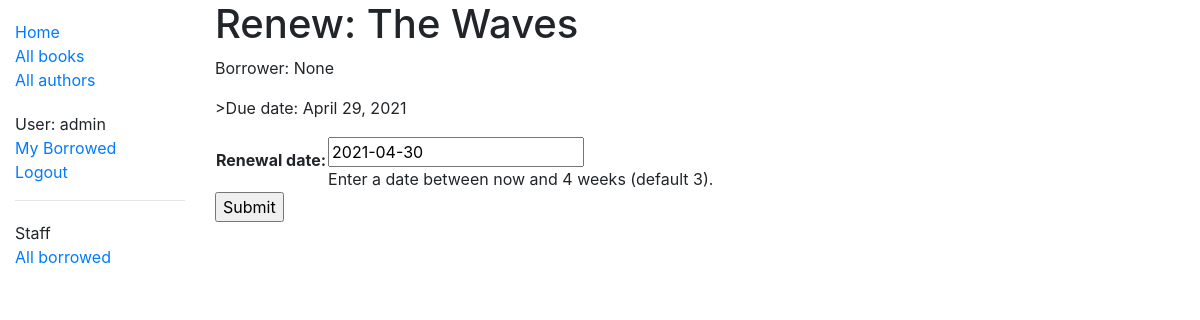
Before: /catalog/book/4141d4e1-d9ca-43c4-9fbc-69664dd93e4a/renew/ (signed in) with the older database file.
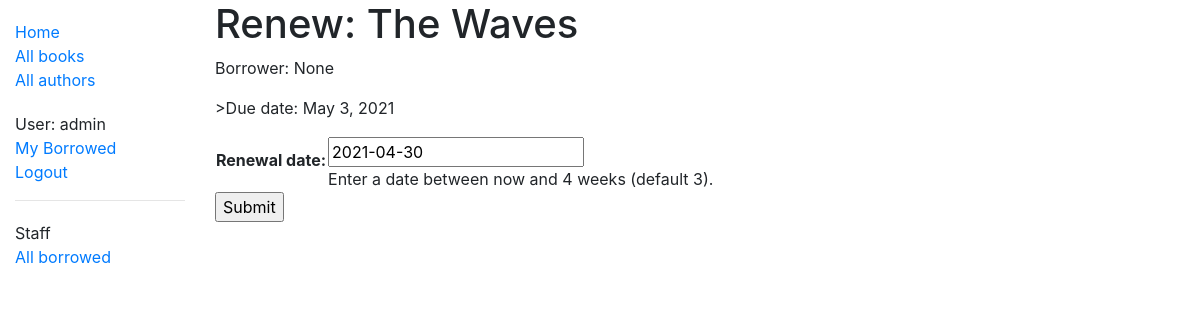
After: the same page with the newer database file.
### catalog/models.py (models this page shows, shortened)
class BookInstance(models.Model):
    id = models.UUIDField(
        primary_key=True,
        default=uuid.uuid4,
        help_text='Unique ID for this particular book across whole library',
    )
    book = models.ForeignKey('Book', on_delete=models.RESTRICT, null=True)
    imprint = models.CharField(max_length=200)
    due_back = models.DateField(null=True, blank=True)
    LOAN_STATUS = (
        ('m', 'Maintenance'),
        ('o', 'On loan'),
        ('a', 'Available'),
        ('r', 'Reserved'),
    )
    status = models.CharField(
        max_length=1,
        choices=LOAN_STATUS,
        blank=True,
        default='m',
        help_text='Book availability',
    )
    borrower = models.ForeignKey(User, on_delete=models.SET_NULL, null=True, blank=True)
    @property
    def is_overdue(self):
        if self.due_back and date.today() > self.due_back:
            return True
        return False
    class Meta:
        ordering = ['due_back']
        permissions = (("can_mark_returned", "Set book as returned"),)

class Book(models.Model):
    title = models.CharField(max_length=200)
    author = models.ForeignKey('Author', on_delete=models.SET_NULL, null=True)
    summary = models.TextField(max_length=1000, help_text='Enter a brief description of the book')
    isbn = models.CharField(
        'ISBN',
        max_length=13,
        unique=True,
        help_text='13 Character <a href="https://www.isbn-international.org/content/what-isbn">ISBN number</a>',
    )
    genre = models.ManyToManyField(Genre, help_text='Select a genre for this book')
    language = models.ForeignKey('Language', on_delete=models.SET_NULL, null=True)
    class Meta:
        ordering = ['title', 'author']
    def display_genre(self):
        """Create a string for the Genre. This is required to display genre in Admin."""
        return ', '.join(genre.name for genre in self.genre.all()[:3])
    display_genre.short_description = 'Genre'

### catalog/views.py (the view)
# urls.py: path('book/<uuid:pk>/renew/', views.renew_book_librarian, name='renew-book-librarian'),
@login_required
@permission_required('catalog.can_mark_returned', raise_exception=True)
def renew_book_librarian(request, pk):
    book_instance = get_object_or_404(BookInstance, pk=pk)
    if request.method == 'POST':
        form = RenewBookForm(request.POST)
        if form.is_valid():
            book_instance.due_back = form.cleaned_data['renewal_date']
            book_instance.save()
            return HttpResponseRedirect(reverse('all-borrowed'))
    else:
        proposed_renewal_date = datetime.date.today() + datetime.timedelta(weeks=3)
        form = RenewBookForm(initial={'renewal_date': proposed_renewal_date})
    context = {
        'form': form,
        'book_instance': book_instance,
    }
    return render(request, 'catalog/book_renew_librarian.html', context)

### catalog/forms.py (shortened to what this page needs)
class RenewBookForm(forms.Form):
    renewal_date = forms.DateField(help_text="Enter a date between now and 4 weeks (default 3).")

### catalog/templates/catalog/book_renew_librarian.html (shortened to what this page needs)
{% extends "base_generic.html" %}
{% block content %}
  <h1>Renew: {{ book_instance.book.title }}</h1>
  <p>Borrower: {{ book_instance.borrower }}</p>
  <p>{% if book_instance.is_overdue %} class="text-danger"{% endif %}>Due date: {{ book_instance.due_back }}</p>
  <form action="" method="post">
    <table>
    {{ form.as_table }}
    </table>
    <input type="submit" value="Submit">
  </form>
{% endblock %}

Changed rows visible on the page:
changed BookInstance "None": due_back "April 29, 2021" → "May 3, 2021"
